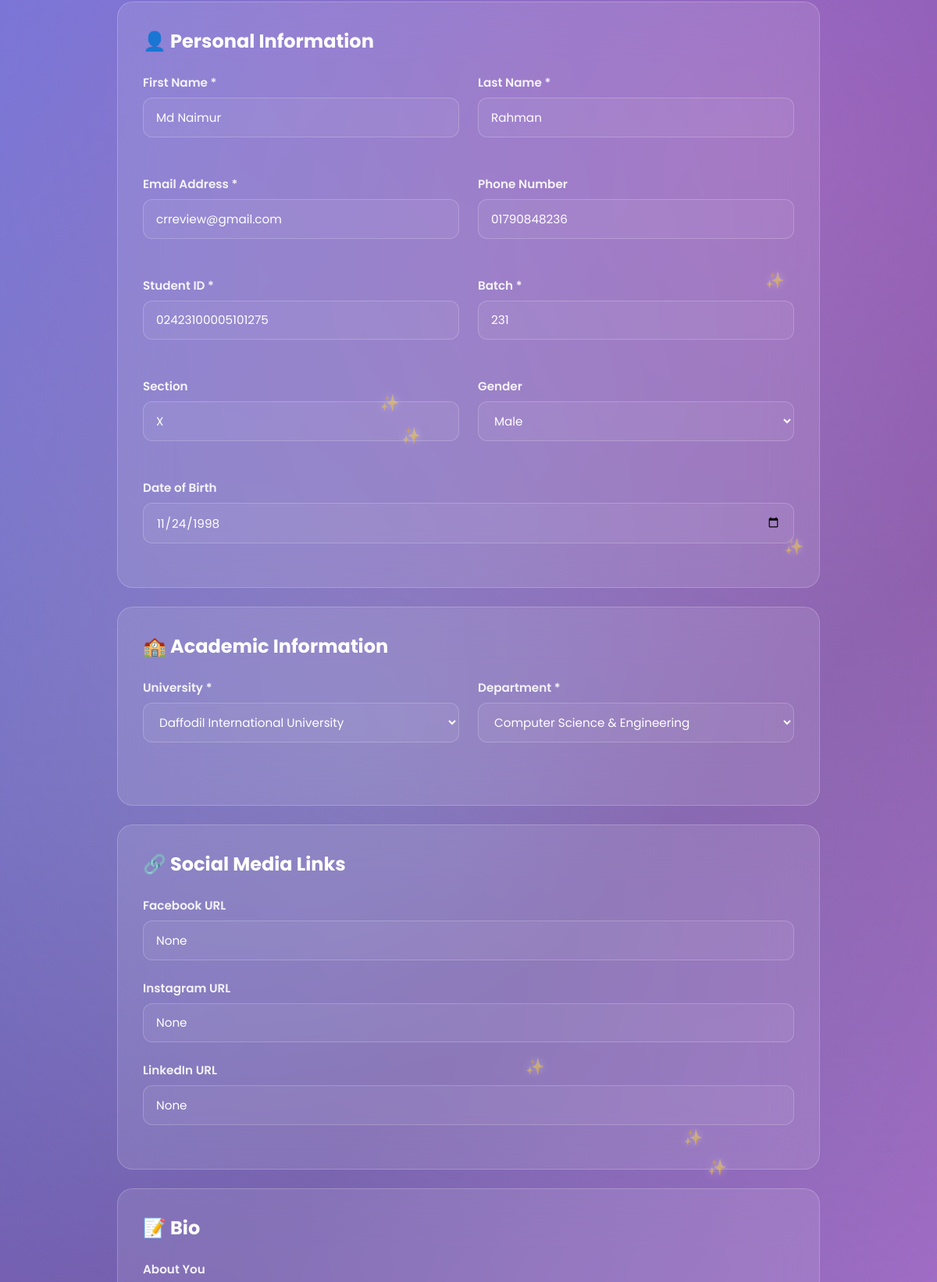
The page /edit_user/md-naimur-rahman/ (signed in, middle part) on the database as committed earlier.
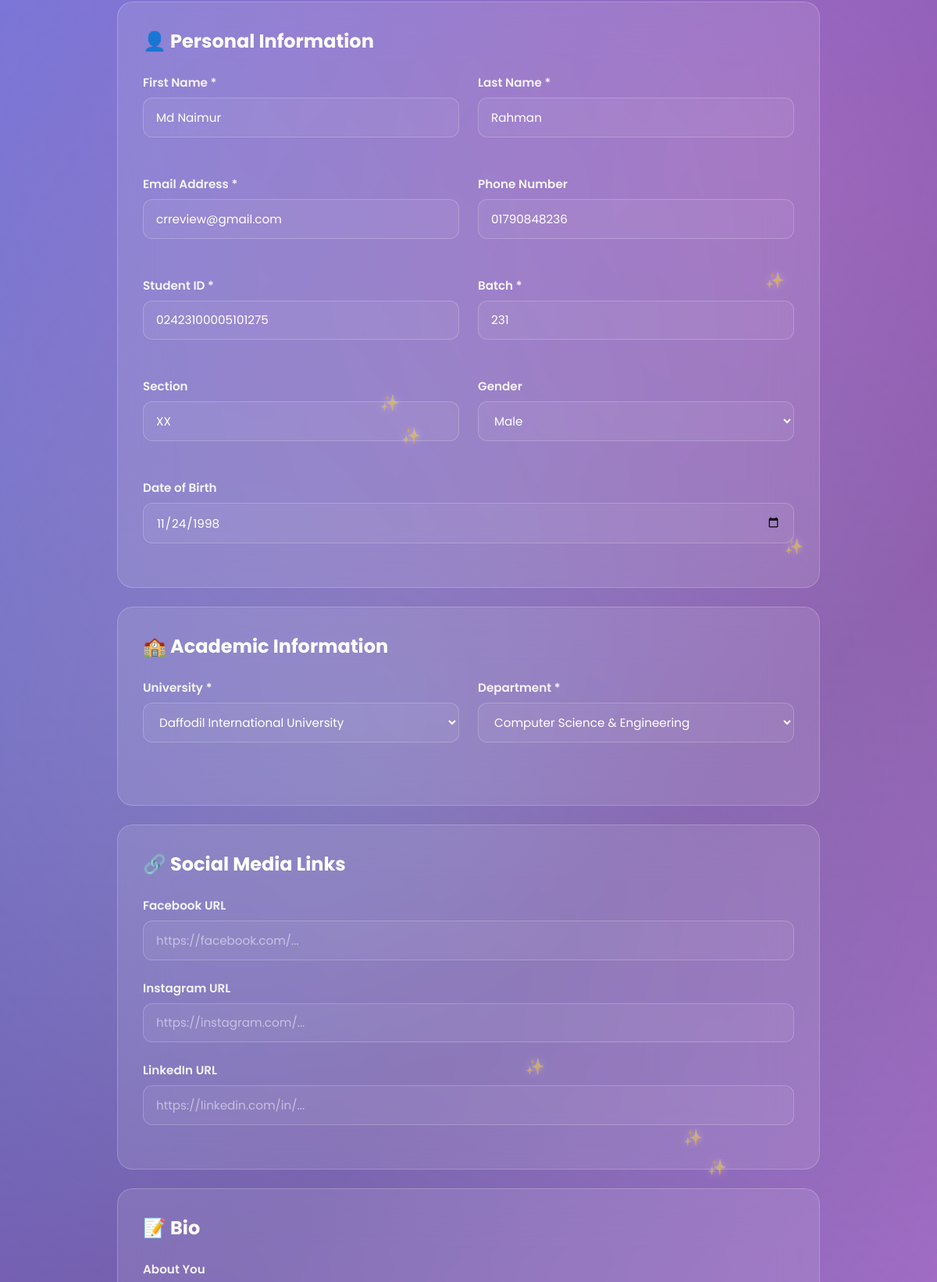
The same page on the database as committed later.
### userprofile/models.py (models this page shows, shortened)
class User(AbstractBaseUser,PermissionsMixin):
    university=models.ForeignKey(University, on_delete=models.SET_NULL,related_name='university',null=True,blank=True)
    department=models.ForeignKey(Department, on_delete=models.SET_NULL,related_name='department',null=True,blank=True)
    profile_picture=models.ImageField(upload_to=user_profile_picture_path,null=True,blank=True)
    first_name = models.CharField(max_length=50)
    last_name = models.CharField(max_length=50)
    gender = models.CharField(choices=[('M', 'Male'), ('F', 'Female')], max_length=1)
    email = models.EmailField(unique=True)
    phone=models.CharField(max_length=20,null=True,blank=True)
    date_of_birth=models.DateField(null=True,blank=True)
    student_id=models.CharField(max_length=50,unique=True)
    batch=models.CharField(max_length=20,null=True,blank=True)
    section=models.CharField(max_length=20,null=True,blank=True)
    bio=models.TextField(null=True,blank=True)
    facebook_url=models.URLField(null=True,blank=True)
    instagram_url=models.URLField(null=True,blank=True)
    linkedin_url=models.URLField(null=True,blank=True)
    role=models.CharField(max_length=20, default='student')
    slug=models.SlugField(blank=True,unique=True)
    is_active = models.BooleanField(default=True)
    is_staff = models.BooleanField(default=False)
    created_at = models.DateTimeField(auto_now_add=True)
    updated_at = models.DateTimeField(auto_now=True)
    deleted_at = models.DateTimeField(blank=True, null=True)
    USERNAME_FIELD = 'email'
    REQUIRED_FIELDS = ['first_name','last_name']
    objects = CustomUserManager()

### cr/models.py (models this page shows, shortened)
class University(models.Model):
    Public = "Public"
    Private = "Private"
    university_type = [
        (Public,"Public"),
        (Private,"Private"),
    ]
    title =models.CharField(max_length=100,unique=True,blank=False,null=False)
    type =models.CharField(max_length=100,choices=university_type)
    address=models.CharField(max_length=150, blank=True, null=True)
    slug=models.SlugField(blank=True,unique=True)
    created_at=models.DateTimeField(auto_now_add=True)
    updated_at=models.DateTimeField(auto_now=True)
    daleted_at=models.DateTimeField(auto_now=True,blank=True,null=True)

class Department(models.Model):
    university=models.ForeignKey(University, on_delete=models.CASCADE,related_name='departments')
    title=models.CharField(max_length=50,unique=True,blank=False,null=False)
    code=models.CharField(max_length=50,unique=True,blank=True,null=True)
    slug=models.SlugField(blank=True,unique=True)
    created_at=models.DateTimeField(auto_now_add=True)
    updated_at=models.DateTimeField(auto_now=True)
    daleted_at=models.DateTimeField(auto_now=True,blank=True,null=True)

### userprofile/views.py (the view, shortened to what this page needs)
# urls.py: path('edit_user/<str:slug>/',edit_user,name="edit_user"),
def edit_user(request,slug):
    user = get_object_or_404(User,slug=slug)
    university = University.objects.all()
    department = Department.objects.all()
    if request.user != user:
        messages.error(request, "You are not authorized to edit this profile.")
        return redirect('home')
    context = {
            'user':request.user,
            'university':university,
            'department':department,
        }
    return render(request,'user_profile/edit_user.html',context)

### templates/user_profile/edit_user.html (shortened to what the changed rows need)
{% extends 'base.html' %}
{% load static %}
{% block content %}
<div class="container_edit">
    <form method="POST" enctype="multipart/form-data">
        <div class="tab-content active">
            <div class="card_edit">
                <h2>👤 Personal Information</h2>
                <div class="form-row">
                    <div class="form-group">
                        <label for="firstName">First Name *</label>
                        <input type="text" id="firstName" name="first_name" placeholder="Enter your first name" value="{{ user.first_name }}">
                    </div>
                    <div class="form-group">
                        <label for="lastName">Last Name *</label>
                        <input type="text" id="lastName" name="last_name" placeholder="Enter your last name" value="{{ user.last_name }}">
                    </div>
                </div>
                <div class="form-row">
                    <div class="form-group">
                        <label for="email">Email Address *</label>
                        <input type="email" id="email" name="email" placeholder="your@email.com" value="{{ user.email }}">
                    </div>
                    <div class="form-group">
                        <label for="phone">Phone Number</label>
                        <input type="tel" id="phone" name="phone" placeholder="+880 1XXX XXXXXX" value="{{ user.phone }}">
                    </div>
                </div>
                <div class="form-row">
                    <div class="form-group">
                        <label for="studentId">Student ID *</label>
                        <input type="text" id="studentId" name="student_id" placeholder="Your student ID" value="{{ user.student_id }}">
                    </div>
                    <div class="form-group">
                        <label for="batch">Batch *</label>
                        <input type="text" id="batch" name="batch" placeholder="e.g., 2021" value="{{ user.batch }}">
                    </div>
                </div>
                <div class="form-row">
                    <div class="form-group">
                        <label for="section">Section</label>
                        <input type="text" id="section" name="section" placeholder="e.g., A" value="{{ user.section }}">
                    </div>
                    <div class="form-group">
                        <label for="gender">Gender</label>
                        <select id="gender" name="gender">
                            <option value="M" {% if user.gender == 'M' %}selected{% endif %}>Male</option>
                        </select>
                    </div>
                </div>
                <div class="form-group">
                    <label for="dob">Date of Birth</label>
                    <input type="date" id="dob" name="date_of_birth" value="{{ user.date_of_birth|date:'Y-m-d' }}">
                </div>
            </div>
            <div class="card_edit">
                <h2>🏫 Academic Information</h2>
                <div class="form-row">
                    <div class="form-group">
                        <label for="university">University *</label>
                        <select id="university" name="university">
                            {% for uni in university %}
                                <option value="{{ uni.id }}" {% if user.university.id == uni.id %}selected{% endif %}>{{ uni.title }}</option>
                            {% endfor %}
                        </select>
                    </div>
                    <div class="form-group">
                        <label for="department">Department *</label>
                        <select id="department" name="department">
                            {% for dept in department %}
                                <option value="{{ dept.id }}" {% if user.department.id == dept.id %}selected{% endif %}>{{ dept.title }}</option>
                            {% endfor %}
                        </select>
                    </div>
                </div>
            </div>
            <div class="card_edit">
                <h2>🔗 Social Media Links</h2>
                <div class="form-group">
                    <label for="facebook">Facebook URL</label>
                    <input type="url" id="facebook" name="facebook_url" placeholder="https://facebook.com/..." value="{{ user.facebook_url }}">
                </div>
                <div class="form-group">
                    <label for="instagram">Instagram URL</label>
                    <input type="url" id="instagram" name="instagram_url" placeholder="https://instagram.com/..." value="{{ user.instagram_url }}">
                </div>
                <div class="form-group">
                    <label for="linkedin">LinkedIn URL</label>
                    <input type="url" id="linkedin" name="linkedin_url" placeholder="https://linkedin.com/in/..." value="{{ user.linkedin_url }}">
                </div>
            </div>
            <div class="card_edit">
                <h2>📝 Bio</h2>
            </div>
        </div>
    </form>
</div>
{% endblock content %}

Rows that differ between the two databases and show on the page:
changed User "Md Naimur": section "X" → "XX"; facebook_url "None" → (not shown); instagram_url "None" → (not shown); linkedin_url "None" → (not shown)
